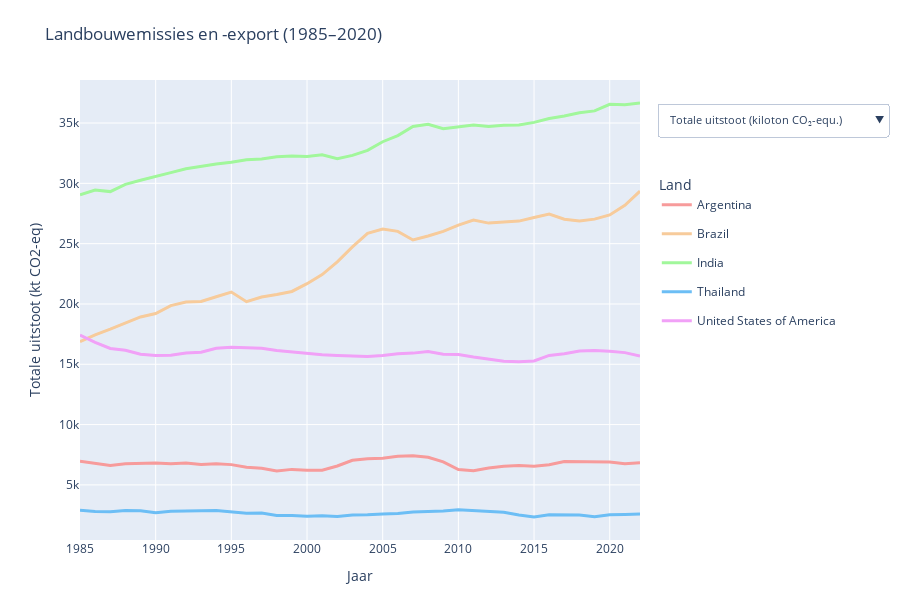

Write notebook code for a chart like this one.
### Markdown cell above
### Internationale handelsstromen beïnvloeden nationale uitstoot

Sinds de 19e eeuw hebben landen met gemakkelijk bereikbare zee- of rivierhavens een structureel transportvoordeel. Die geografische ligging vormde vroege exportclusters voor graan, vlees en oliegewassen, die in veel gevallen nog altijd dominant zijn. Daardoor gaan we ervan uit dat zulke “logistiek gunstige” landen tegenwoordig zowel grote landbouwexportvolumes als een hogere landbouw-CO₂-uitstoot per inwoner laten zien.

De reden is eenvoudig: alle broeikasgassen die vrijkomen tijdens de teelt en verwerking worden in het producentenland geboekt, ook wanneer het voedsel naar het buitenland gaat. Een hoge uitstoot per inwoner weerspiegelt dus niet noodzakelijkerwijs wat de lokale bevolking eet, maar eerder hoeveel zij voor de wereldmarkt produceert. Met andere woorden, intensieve export verlegt de emissielast naar de exporteur, terwijl de consumptie elders plaatsvindt.

Dus hoe groter de landbouwexport per inwoner, des te hoger de landbouwgerelateerde CO₂-uitstoot per inwoner.

### Code cell
import pandas as pd
import plotly.graph_objects as go
import plotly.io as pio
pio.renderers.default = "vscode"

# ───────────────────────────────────────────────────────────────
# 1. DATA INLEZEN
# ───────────────────────────────────────────────────────────────
emissions_animal = pd.read_csv("datasets/FAOSTAT_data_emissions_animal_6-23-2025.csv")
emissions_crops  = pd.read_csv("datasets/FAOSTAT_data_emissions_crops_6-23-2025-2.csv")
export_matrix    = pd.read_csv("datasets/matrix_export.csv")
population       = pd.read_csv("datasets/Population_E_All_Data_(Normalized).csv")

# ───────────────────────────────────────────────────────────────
# 2. GEGEVENS OPSCHONEN & SAMENVOEGEN
# ───────────────────────────────────────────────────────────────
population_clean = (
    population[
        (population["Element"] == "Total Population - Both sexes") &
        (population["Area"].isin([
            "Argentina", "Brazil", "India", "Thailand",
            "Netherlands", "United States of America"
        ]))
    ][["Area", "Year", "Value"]]
    .rename(columns={"Value": "Population (1000s)"})
)
population_clean["Year"] = population_clean["Year"].astype(int)

animal = emissions_animal[
    emissions_animal["Area"].isin([
        "Argentina", "Brazil", "India", "Thailand",
        "Netherlands", "United States of America"
    ]) &
    emissions_animal["Element"].str.contains("Emissions")
]

crops = emissions_crops[
    emissions_crops["Area"].isin([
        "Argentina", "Brazil", "India", "Thailand",
        "Netherlands", "United States of America"
    ]) &
    emissions_crops["Element"].str.contains("Emissions")
]

emissions_all = pd.concat([animal, crops])
emissions_all["Year"] = emissions_all["Year"].astype(int)
emissions_all = (
    emissions_all
    .groupby(["Area", "Year"])["Value"]
    .sum()
    .reset_index()
    .rename(columns={"Value": "Total Emissions (kt CO2eq)"})
)

export_volume = (
    export_matrix[
        (export_matrix["Element"] == "Export quantity") &
        (export_matrix["Reporter Countries"].isin([
            "Argentina", "Brazil", "India", "Thailand",
            "Netherlands", "United States of America"
        ]))
    ][["Reporter Countries", "Year", "Value"]]
    .groupby(["Reporter Countries", "Year"])
    .sum()
    .reset_index()
    .rename(columns={
        "Reporter Countries": "Area",
        "Value": "Total Export Volume (tonnes)"
    })
)
export_volume["Year"] = export_volume["Year"].astype(int)

df = (
    emissions_all
    .merge(population_clean, on=["Area", "Year"], how="left")
    .merge(export_volume,  on=["Area", "Year"], how="left")
)
df = df[df["Year"] >= 1985]

df["Emissions per Capita (tonnes CO2eq)"] = (
    df["Total Emissions (kt CO2eq)"] * 1_000
) / (df["Population (1000s)"] * 1_000)
df["Export per Capita (tonnes)"] = (
    df["Total Export Volume (tonnes)"]
) / (df["Population (1000s)"] * 1_000)
df["Emissions per Export Tonne (kg CO2eq/tonne)"] = (
    df["Total Emissions (kt CO2eq)"] * 1_000_000
) / df["Total Export Volume (tonnes)"]

metrics = {
    "Total Emissions (kt CO2eq)":               "Total Emissions (kt CO2eq)",
    "Emissions per Capita (tonnes CO2eq)":      "Emissions per Capita (tonnes CO2eq)",
    "Total Export Volume (tonnes)":             "Total Export Volume (tonnes)",
    "Export per Capita (tonnes)":               "Export per Capita (tonnes)",
    "Emissions per Export Tonne (kg CO2eq/tonne)":
        "Emissions per Export Tonne (kg CO2eq/tonne)"
}

# ───────────────────────────────────────────────────────────────
# 3. STIJLDEFINITIE – handmatig per land
# ───────────────────────────────────────────────────────────────
line_styles = {
    "Argentina": {
        "color": "#F79B9B",
        "dash":  "solid",
        "width": 3
    },
    "Brazil": {
        "color": "#F7CB9B",
        "dash":  "solid",
        "width": 3
    },
    "India": {
        "color": "#A1F79B",
        "dash":  "solid",
        "width": 3
    },
    "Thailand": {
        "color": "#6CBEF5",
        "dash":  "solid",
        "width": 3
    },
    "Netherlands": {
        "color": "#A39BF7",
        "dash":  "solid",
        "width": 3
    },
    "United States of America": {
        "color": "#F1A1F7",
        "dash":  "solid",
        "width": 3
    }
}

# ───────────────────────────────────────────────────────────────
# 4. FIGUUR MAKEN – met eigen stijlen
# ───────────────────────────────────────────────────────────────
fig = go.Figure()

for metric_idx, (metric_name, col) in enumerate(metrics.items()):
    for country in df["Area"].unique():
        subset  = df[df["Area"] == country]
        visible = (metric_idx == 0)

        style   = line_styles.get(country, {})
        fig.add_trace(
            go.Scatter(
                x=subset["Year"],
                y=subset[col],
                mode="lines",
                name=country,
                visible=visible,
                legendgroup=country,
                showlegend=True,
                line=dict(
                    color=style.get("color", None),
                    dash=style.get("dash",  "solid"),
                    width=style.get("width", 2)
                )
            )
        )

n_countries      = len(df["Area"].unique())
dropdown_buttons = []

for i, (metric_name, _) in enumerate(metrics.items()):
    visibility = [False] * len(metrics) * n_countries
    for j in range(n_countries):
        visibility[i * n_countries + j] = True
    dropdown_buttons.append(
        dict(
            label=metric_name,
            method="update",
            args=[
                {"visible": visibility},
                {"yaxis": {"title": metric_name}}
            ]
        )
    )

fig.update_layout(
    updatemenus=[{
        "buttons":       dropdown_buttons,
        "direction":     "down",
        "showactive":    True,
        "x":             1.03,
        "xanchor":       "left",
        "y":             0.95,
        "yanchor":       "top",
        "pad":           {"r": 0, "t": 0},
        "font":          {"size": 11},
        "bgcolor":       "white"
    }],
    title="Agricultural Emissions & Exports (1985–2020)",
    xaxis_title="Year",
    yaxis_title="Total Emissions (kt CO2eq)",
    legend_title="Country",
    legend=dict(
        x=1.03,
        xanchor="left",
        y=0.8,
        yanchor="top"
    ),
    margin=dict(r=160, l=80, t=80, b=60),
    height=600,
    width=900
)

# ───────────────────────────────────────────────────────────────
# 5. INTERFACE NAAR HET NEDERLANDS
# ───────────────────────────────────────────────────────────────

vertaling = {
    "Total Emissions (kt CO2eq)":               "Totale uitstoot (kiloton CO₂-equ.)",
    "Emissions per Capita (tonnes CO2eq)":      "Uitstoot per inwoner (ton CO₂-equ.)",
    "Total Export Volume (tonnes)":             "Totaal exportvolume (ton)",
    "Export per Capita (tonnes)":               "Export per inwoner (ton)",
    "Emissions per Export Tonne (kg CO2eq/tonne)":
        "Uitstoot per ton export (kg CO₂-equ.)"
}

for btn in fig.layout.updatemenus[0].buttons:
    eng = btn.label
    if eng in vertaling:
        dut = vertaling[eng]
        btn.label                     = dut
        btn.args[1]["yaxis"]["title"] = dut

fig.update_layout(
    title="Landbouwemissies en -export (1985–2020)",
    xaxis_title="Jaar",
    yaxis_title="Totale uitstoot (kt CO2-eq)",
    legend_title="Land"
)

# ───────────────────────────────────────────────────────────────
# 6. VISUALISATIE TONEN
# ───────────────────────────────────────────────────────────────
fig.show()

### Figure 1 — Plotly figure (JSON) as saved in the notebook; plotly's stock layout.template omitted (floating-point values rounded to 4 significant figures)
{"data": [{"legendgroup": "Argentina", "line": {"color": "#F79B9B", "dash": "solid", "width": 3}, "mode": "lines", "name": "Argentina", "showlegend": true, "type": "scatter", "visible": true, "x": [1985, 1986, 1987, 1988, 1989, 1990, 1991, 1992, 1993, 1994, 1995, 1996, 1997, 1998, 1999, 2000, 2001, 2002, 2003, 2004, 2005, 2006, 2007, 2008, 2009, 2010, 2011, 2012, 2013, 2014, 2015, 2016, 2017, 2018, 2019, 2020, 2021, 2022], "y": [6969.0, 6803.0, 6609.0, 6752.0, 6797.0, 6822.0, 6745.0, 6810.0, 6697.0, 6748.0, 6680.0, 6456.0, 6374.0, 6143.0, 6286.0, 6214.0, 6224.0, 6569.0, 7038.0, 7176.0, 7208.0, 7367.0, 7423.0, 7293.0, 6911.0, 6275.0, 6181.0, 6400.0, 6535.0, 6609.0, 6550.0, 6673.0, 6931.0, 6917.0, 6951.0, 6888.0, 6749.0, 6833.0]}, {"legendgroup": "Brazil", "line": {"color": "#F7CB9B", "dash": "solid", "width": 3}, "mode": "lines", "name": "Brazil", "showlegend": true, "type": "scatter", "visible": true, "x": [1985, 1986, 1987, 1988, 1989, 1990, 1991, 1992, 1993, 1994, 1995, 1996, 1997, 1998, 1999, 2000, 2001, 2002, 2003, 2004, 2005, 2006, 2007, 2008, 2009, 2010, 2011, 2012, 2013, 2014, 2015, 2016, 2017, 2018, 2019, 2020, 2021, 2022], "y": [16870.0, 17440.0, 17910.0, 18390.0, 18920.0, 19210.0, 19860.0, 20170.0, 20200.0, 20600.0, 20990.0, 20190.0, 20580.0, 20790.0, 21040.0, 21680.0, 22430.0, 23500.0, 24730.0, 25850.0, 26210.0, 26020.0, 25300.0, 25630.0, 26010.0, 26530.0, 26950.0, 26700.0, 26770.0, 26870.0, 27170.0, 27450.0, 27020.0, 26880.0, 27030.0, 27380.0, 28180.0, 29360.0]}, {"legendgroup": "India", "line": {"color": "#A1F79B", "dash": "solid", "width": 3}, "mode": "lines", "name": "India", "showlegend": true, "type": "scatter", "visible": true, "x": [1985, 1986, 1987, 1988, 1989, 1990, 1991, 1992, 1993, 1994, 1995, 1996, 1997, 1998, 1999, 2000, 2001, 2002, 2003, 2004, 2005, 2006, 2007, 2008, 2009, 2010, 2011, 2012, 2013, 2014, 2015, 2016, 2017, 2018, 2019, 2020, 2021, 2022], "y": [29040.0, 29440.0, 29320.0, 29920.0, 30250.0, 30590.0, 30890.0, 31200.0, 31410.0, 31600.0, 31740.0, 31960.0, 32030.0, 32200.0, 32270.0, 32220.0, 32360.0, 32030.0, 32320.0, 32740.0, 33450.0, 33960.0, 34710.0, 34900.0, 34530.0, 34690.0, 34840.0, 34710.0, 34830.0, 34840.0, 35050.0, 35380.0, 35590.0, 35860.0, 36010.0, 36560.0, 36520.0, 36660.0]}, {"legendgroup": "Thailand", "line": {"color": "#6CBEF5", "dash": "solid", "width": 3}, "mode": "lines", "name": "Thailand", "showlegend": true, "type": "scatter", "visible": true, "x": [1985, 1986, 1987, 1988, 1989, 1990, 1991, 1992, 1993, 1994, 1995, 1996, 1997, 1998, 1999, 2000, 2001, 2002, 2003, 2004, 2005, 2006, 2007, 2008, 2009, 2010, 2011, 2012, 2013, 2014, 2015, 2016, 2017, 2018, 2019, 2020, 2021, 2022], "y": [2893.0, 2795.0, 2765.0, 2873.0, 2861.0, 2684.0, 2805.0, 2856.0, 2865.0, 2875.0, 2746.0, 2655.0, 2660.0, 2468.0, 2455.0, 2408.0, 2433.0, 2389.0, 2510.0, 2517.0, 2593.0, 2626.0, 2759.0, 2770.0, 2833.0, 2934.0, 2877.0, 2829.0, 2728.0, 2506.0, 2338.0, 2515.0, 2515.0, 2503.0, 2350.0, 2529.0, 2551.0, 2587.0]}, {"legendgroup": "United States of America", "line": {"color": "#F1A1F7", "dash": "solid", "width": 3}, "mode": "lines", "name": "United States of America", "showlegend": true, "type": "scatter", "visible": true, "x": [1985, 1986, 1987, 1988, 1989, 1990, 1991, 1992, 1993, 1994, 1995, 1996, 1997, 1998, 1999, 2000, 2001, 2002, 2003, 2004, 2005, 2006, 2007, 2008, 2009, 2010, 2011, 2012, 2013, 2014, 2015, 2016, 2017, 2018, 2019, 2020, 2021, 2022], "y": [17420.0, 16820.0, 16310.0, 16170.0, 15830.0, 15720.0, 15750.0, 15930.0, 16000.0, 16320.0, 16410.0, 16400.0, 16320.0, 16130.0, 16020.0, 15860.0, 15800.0, 15740.0, 15690.0, 15640.0, 15730.0, 15880.0, 15920.0, 16060.0, 15830.0, 15810.0, 15600.0, 15420.0, 15240.0, 15220.0, 15270.0, 15740.0, 15870.0, 16090.0, 16140.0, 16080.0, 15970.0, 15690.0]}, {"legendgroup": "Argentina", "line": {"color": "#F79B9B", "dash": "solid", "width": 3}, "mode": "lines", "name": "Argentina", "showlegend": true, "type": "scatter", "visible": false, "x": [1985, 1986, 1987, 1988, 1989, 1990, 1991, 1992, 1993, 1994, 1995, 1996, 1997, 1998, 1999, 2000, 2001, 2002, 2003, 2004, 2005, 2006, 2007, 2008, 2009, 2010, 2011, 2012, 2013, 2014, 2015, 2016, 2017, 2018, 2019, 2020, 2021, 2022], "y": [0.2297, 0.2208, 0.2112, 0.2124, 0.2106, 0.2083, 0.203, 0.2021, 0.1961, 0.195, 0.1905, 0.1818, 0.1773, 0.1689, 0.1708, 0.167, 0.1654, 0.1727, 0.1832, 0.1849, 0.1838, 0.1859, 0.1855, 0.1804, 0.1692, 0.152, 0.1481, 0.1518, 0.1535, 0.1536, 0.1506, 0.152, 0.1565, 0.1549, 0.1546, 0.1524, 0.1489, 0.1505]}, {"legendgroup": "Brazil", "line": {"color": "#F7CB9B", "dash": "solid", "width": 3}, "mode": "lines", "name": "Brazil", "showlegend": true, "type": "scatter", "visible": false, "x": [1985, 1986, 1987, 1988, 1989, 1990, 1991, 1992, 1993, 1994, 1995, 1996, 1997, 1998, 1999, 2000, 2001, 2002, 2003, 2004, 2005, 2006, 2007, 2008, 2009, 2010, 2011, 2012, 2013, 2014, 2015, 2016, 2017, 2018, 2019, 2020, 2021, 2022], "y": [0.1245, 0.126, 0.1269, 0.1279, 0.1292, 0.1288, 0.1309, 0.1307, 0.1289, 0.1294, 0.1298, 0.123, 0.1235, 0.1229, 0.1226, 0.1246, 0.1272, 0.1316, 0.1369, 0.1415, 0.1419, 0.1394, 0.1342, 0.1346, 0.1354, 0.137, 0.138, 0.1356, 0.1349, 0.1343, 0.1347, 0.1351, 0.132, 0.1304, 0.1303, 0.1312, 0.1345, 0.1396]}, {"legendgroup": "India", "line": {"color": "#A1F79B", "dash": "solid", "width": 3}, "mode": "lines", "name": "India", "showlegend": true, "type": "scatter", "visible": false, "x": [1985, 1986, 1987, 1988, 1989, 1990, 1991, 1992, 1993, 1994, 1995, 1996, 1997, 1998, 1999, 2000, 2001, 2002, 2003, 2004, 2005, 2006, 2007, 2008, 2009, 2010, 2011, 2012, 2013, 2014, 2015, 2016, 2017, 2018, 2019, 2020, 2021, 2022], "y": [0.03759, 0.03723, 0.03624, 0.03616, 0.03576, 0.03537, 0.03495, 0.03456, 0.03406, 0.03357, 0.03305, 0.03262, 0.03206, 0.03161, 0.03108, 0.03046, 0.03002, 0.02919, 0.02894, 0.02882, 0.02897, 0.02895, 0.02915, 0.02889, 0.02818, 0.02789, 0.02763, 0.02715, 0.02688, 0.02655, 0.0264, 0.02632, 0.02617, 0.02608, 0.02592, 0.02606, 0.02582, 0.02572]}, {"legendgroup": "Thailand", "line": {"color": "#6CBEF5", "dash": "solid", "width": 3}, "mode": "lines", "name": "Thailand", "showlegend": true, "type": "scatter", "visible": false, "x": [1985, 1986, 1987, 1988, 1989, 1990, 1991, 1992, 1993, 1994, 1995, 1996, 1997, 1998, 1999, 2000, 2001, 2002, 2003, 2004, 2005, 2006, 2007, 2008, 2009, 2010, 2011, 2012, 2013, 2014, 2015, 2016, 2017, 2018, 2019, 2020, 2021, 2022], "y": [0.05754, 0.05461, 0.0531, 0.05423, 0.05313, 0.04903, 0.05041, 0.05053, 0.04991, 0.04934, 0.04647, 0.0443, 0.04381, 0.04012, 0.0394, 0.03822, 0.03822, 0.03717, 0.0387, 0.03846, 0.03928, 0.03945, 0.04111, 0.04097, 0.04159, 0.04279, 0.04169, 0.04074, 0.03906, 0.0357, 0.03314, 0.0355, 0.03535, 0.03506, 0.03286, 0.03531, 0.03556, 0.03606]}, {"legendgroup": "United States of America", "line": {"color": "#F1A1F7", "dash": "solid", "width": 3}, "mode": "lines", "name": "United States of America", "showlegend": true, "type": "scatter", "visible": false, "x": [1985, 1986, 1987, 1988, 1989, 1990, 1991, 1992, 1993, 1994, 1995, 1996, 1997, 1998, 1999, 2000, 2001, 2002, 2003, 2004, 2005, 2006, 2007, 2008, 2009, 2010, 2011, 2012, 2013, 2014, 2015, 2016, 2017, 2018, 2019, 2020, 2021, 2022], "y": [0.07208, 0.06896, 0.06625, 0.06508, 0.06315, 0.06204, 0.06142, 0.06136, 0.06094, 0.06148, 0.0612, 0.06055, 0.0597, 0.05843, 0.05747, 0.05636, 0.05557, 0.05482, 0.05413, 0.0534, 0.05319, 0.05316, 0.05276, 0.05267, 0.05138, 0.05084, 0.04965, 0.04862, 0.04762, 0.04709, 0.04683, 0.04781, 0.04778, 0.04803, 0.04779, 0.04737, 0.04693, 0.04595]}, {"legendgroup": "Argentina", "line": {"color": "#F79B9B", "dash": "solid", "width": 3}, "mode": "lines", "name": "Argentina", "showlegend": true, "type": "scatter", "visible": false, "x": [1985, 1986, 1987, 1988, 1989, 1990, 1991, 1992, 1993, 1994, 1995, 1996, 1997, 1998, 1999, 2000, 2001, 2002, 2003, 2004, 2005, 2006, 2007, 2008, 2009, 2010, 2011, 2012, 2013, 2014, 2015, 2016, 2017, 2018, 2019, 2020, 2021, 2022], "y": [NaN, 10570000.0, 9075000.0, 8923000.0, 7373000.0, 10370000.0, 11060000.0, 13650000.0, 11640000.0, 10710000.0, 15220000.0, 11700000.0, 22300000.0, 25250000.0, NaN, 24010000.0, 23270000.0, 20000000.0, 19490000.0, 20570000.0, 27010000.0, 22180000.0, 26420000.0, 26210000.0, 15640000.0, 23100000.0, 26370000.0, 31230000.0, 24050000.0, 19150000.0, 22400000.0, 36500000.0, 38540000.0, 36320000.0, 48280000.0, 48910000.0, 47340000.0, 50430000.0]}, {"legendgroup": "Brazil", "line": {"color": "#F7CB9B", "dash": "solid", "width": 3}, "mode": "lines", "name": "Brazil", "showlegend": true, "type": "scatter", "visible": false, "x": [1985, 1986, 1987, 1988, 1989, 1990, 1991, 1992, 1993, 1994, 1995, 1996, 1997, 1998, 1999, 2000, 2001, 2002, 2003, 2004, 2005, 2006, 2007, 2008, 2009, 2010, 2011, 2012, 2013, 2014, 2015, 2016, 2017, 2018, 2019, 2020, 2021, 2022], "y": [NaN, 339500.0, 295700.0, 330900.0, 324400.0, 342000.0, 418100.0, 514700.0, 650800.0, 573500.0, 483800.0, 1009000.0, 847500.0, 807800.0, 1061000.0, 1174000.0, 7193000.0, 4907000.0, 6105000.0, 9498000.0, 4767000.0, 7876000.0, 14790000.0, 11320000.0, 12500000.0, 16390000.0, 16740000.0, 27040000.0, 32320000.0, 25490000.0, 35710000.0, 27540000.0, 34870000.0, 28800000.0, 48570000.0, 40620000.0, 27460000.0, 52530000.0]}, {"legendgroup": "India", "line": {"color": "#A1F79B", "dash": "solid", "width": 3}, "mode": "lines", "name": "India", "showlegend": true, "type": "scatter", "visible": false, "x": [1985, 1986, 1987, 1988, 1989, 1990, 1991, 1992, 1993, 1994, 1995, 1996, 1997, 1998, 1999, 2000, 2001, 2002, 2003, 2004, 2005, 2006, 2007, 2008, 2009, 2010, 2011, 2012, 2013, 2014, 2015, 2016, 2017, 2018, 2019, 2020, 2021, 2022], "y": [NaN, 503900.0, 654500.0, 398100.0, 471700.0, 698000.0, 1360000.0, 642900.0, 1045000.0, 1071000.0, 5559000.0, 3613000.0, 2658000.0, 4991000.0, 2119000.0, 2698000.0, 5119000.0, 8888000.0, 8265000.0, 8031000.0, 5496000.0, 5578000.0, 9460000.0, 6630000.0, 5122000.0, 5268000.0, 10440000.0, 19230000.0, 22610000.0, 18750000.0, 12200000.0, 10880000.0, 12340000.0, 12170000.0, 10820000.0, 16900000.0, 27770000.0, 29530000.0]}, {"legendgroup": "Thailand", "line": {"color": "#6CBEF5", "dash": "solid", "width": 3}, "mode": "lines", "name": "Thailand", "showlegend": true, "type": "scatter", "visible": false, "x": [1985, 1986, 1987, 1988, 1989, 1990, 1991, 1992, 1993, 1994, 1995, 1996, 1997, 1998, 1999, 2000, 2001, 2002, 2003, 2004, 2005, 2006, 2007, 2008, 2009, 2010, 2011, 2012, 2013, 2014, 2015, 2016, 2017, 2018, 2019, 2020, 2021, 2022], "y": [NaN, 7393000.0, 5632000.0, 5893000.0, 7156000.0, 4821000.0, 4964000.0, 4549000.0, 4711000.0, 4556000.0, 5772000.0, 4931000.0, 4927000.0, 6097000.0, 6088000.0, 5575000.0, 7268000.0, 6549000.0, 6547000.0, 9631000.0, 6182000.0, 6392000.0, 7909000.0, 9465000.0, 8049000.0, 8173000.0, 9753000.0, 6083000.0, 6700000.0, 10570000.0, 9001000.0, 9352000.0, 10960000.0, 10460000.0, 7318000.0, 5433000.0, 5950000.0, 7345000.0]}, {"legendgroup": "United States of America", "line": {"color": "#F1A1F7", "dash": "solid", "width": 3}, "mode": "lines", "name": "United States of America", "showlegend": true, "type": "scatter", "visible": false, "x": [1985, 1986, 1987, 1988, 1989, 1990, 1991, 1992, 1993, 1994, 1995, 1996, 1997, 1998, 1999, 2000, 2001, 2002, 2003, 2004, 2005, 2006, 2007, 2008, 2009, 2010, 2011, 2012, 2013, 2014, 2015, 2016, 2017, 2018, 2019, 2020, 2021, 2022], "y": [NaN, 53350000.0, 73510000.0, 88180000.0, 93540000.0, 80830000.0, 76890000.0, 74410000.0, 77850000.0, 69320000.0, 95320000.0, 86230000.0, 72860000.0, 73540000.0, 84540000.0, 81300000.0, 79400000.0, 77790000.0, 74670000.0, 85610000.0, 78980000.0, 87730000.0, 96290000.0, 92750000.0, 78070000.0, 86650000.0, 87510000.0, 66730000.0, 66900000.0, 84700000.0, 74920000.0, 89180000.0, 90000000.0, 101900000.0, 78350000.0, 87980000.0, 104000000.0, 88920000.0]}, {"legendgroup": "Argentina", "line": {"color": "#F79B9B", "dash": "solid", "width": 3}, "mode": "lines", "name": "Argentina", "showlegend": true, "type": "scatter", "visible": false, "x": [1985, 1986, 1987, 1988, 1989, 1990, 1991, 1992, 1993, 1994, 1995, 1996, 1997, 1998, 1999, 2000, 2001, 2002, 2003, 2004, 2005, 2006, 2007, 2008, 2009, 2010, 2011, 2012, 2013, 2014, 2015, 2016, 2017, 2018, 2019, 2020, 2021, 2022], "y": [NaN, 0.343, 0.29, 0.2808, 0.2285, 0.3167, 0.3329, 0.4052, 0.3409, 0.3093, 0.4341, 0.3295, 0.6203, 0.6943, NaN, 0.6452, 0.6185, 0.526, 0.5072, 0.53, 0.6889, 0.5598, 0.6602, 0.6483, 0.3829, 0.5596, 0.6319, 0.7407, 0.5647, 0.4452, 0.5153, 0.8315, 0.8701, 0.8134, 1.074, 1.082, 1.045, 1.111]}, {"legendgroup": "Brazil", "line": {"color": "#F7CB9B", "dash": "solid", "width": 3}, "mode": "lines", "name": "Brazil", "showlegend": true, "type": "scatter", "visible": false, "x": [1985, 1986, 1987, 1988, 1989, 1990, 1991, 1992, 1993, 1994, 1995, 1996, 1997, 1998, 1999, 2000, 2001, 2002, 2003, 2004, 2005, 2006, 2007, 2008, 2009, 2010, 2011, 2012, 2013, 2014, 2015, 2016, 2017, 2018, 2019, 2020, 2021, 2022], "y": [NaN, 0.002454, 0.002096, 0.0023, 0.002214, 0.002293, 0.002756, 0.003336, 0.00415, 0.003601, 0.002992, 0.006148, 0.005085, 0.004775, 0.006184, 0.006749, 0.0408, 0.02749, 0.0338, 0.05199, 0.02581, 0.04219, 0.07843, 0.05945, 0.06506, 0.08463, 0.08573, 0.1373, 0.1628, 0.1274, 0.1771, 0.1355, 0.1703, 0.1397, 0.2341, 0.1947, 0.1311, 0.2498]}, {"legendgroup": "India", "line": {"color": "#A1F79B", "dash": "solid", "width": 3}, "mode": "lines", "name": "India", "showlegend": true, "type": "scatter", "visible": false, "x": [1985, 1986, 1987, 1988, 1989, 1990, 1991, 1992, 1993, 1994, 1995, 1996, 1997, 1998, 1999, 2000, 2001, 2002, 2003, 2004, 2005, 2006, 2007, 2008, 2009, 2010, 2011, 2012, 2013, 2014, 2015, 2016, 2017, 2018, 2019, 2020, 2021, 2022], "y": [NaN, 0.0006372, 0.0008091, 0.0004812, 0.0005576, 0.000807, 0.001539, 0.000712, 0.001134, 0.001138, 0.005789, 0.003688, 0.00266, 0.004899, 0.002041, 0.00255, 0.004749, 0.008098, 0.007401, 0.00707, 0.00476, 0.004756, 0.007945, 0.005489, 0.004179, 0.004236, 0.008281, 0.01504, 0.01745, 0.01429, 0.009185, 0.008093, 0.009073, 0.008854, 0.007787, 0.01205, 0.01964, 0.02072]}, {"legendgroup": "Thailand", "line": {"color": "#6CBEF5", "dash": "solid", "width": 3}, "mode": "lines", "name": "Thailand", "showlegend": true, "type": "scatter", "visible": false, "x": [1985, 1986, 1987, 1988, 1989, 1990, 1991, 1992, 1993, 1994, 1995, 1996, 1997, 1998, 1999, 2000, 2001, 2002, 2003, 2004, 2005, 2006, 2007, 2008, 2009, 2010, 2011, 2012, 2013, 2014, 2015, 2016, 2017, 2018, 2019, 2020, 2021, 2022], "y": [NaN, 0.1445, 0.1082, 0.1113, 0.1329, 0.08807, 0.08922, 0.08048, 0.08207, 0.0782, 0.09767, 0.08229, 0.08113, 0.09911, 0.09772, 0.08848, 0.1142, 0.1019, 0.1009, 0.1471, 0.09364, 0.09602, 0.1179, 0.14, 0.1182, 0.1192, 0.1413, 0.08761, 0.09592, 0.1505, 0.1276, 0.132, 0.154, 0.1466, 0.1023, 0.07584, 0.08295, 0.1024]}, {"legendgroup": "United States of America", "line": {"color": "#F1A1F7", "dash": "solid", "width": 3}, "mode": "lines", "name": "United States of America", "showlegend": true, "type": "scatter", "visible": false, "x": [1985, 1986, 1987, 1988, 1989, 1990, 1991, 1992, 1993, 1994, 1995, 1996, 1997, 1998, 1999, 2000, 2001, 2002, 2003, 2004, 2005, 2006, 2007, 2008, 2009, 2010, 2011, 2012, 2013, 2014, 2015, 2016, 2017, 2018, 2019, 2020, 2021, 2022], "y": [NaN, 0.2187, 0.2986, 0.355, 0.3732, 0.319, 0.2998, 0.2866, 0.2964, 0.2611, 0.3554, 0.3184, 0.2664, 0.2663, 0.3032, 0.2888, 0.2793, 0.271, 0.2576, 0.2924, 0.2671, 0.2937, 0.319, 0.3041, 0.2534, 0.2786, 0.2786, 0.2104, 0.209, 0.2621, 0.2297, 0.2709, 0.2709, 0.3042, 0.2319, 0.2592, 0.3056, 0.2604]}, {"legendgroup": "Argentina", "line": {"color": "#F79B9B", "dash": "solid", "width": 3}, "mode": "lines", "name": "Argentina", "showlegend": true, "type": "scatter", "visible": false, "x": [1985, 1986, 1987, 1988, 1989, 1990, 1991, 1992, 1993, 1994, 1995, 1996, 1997, 1998, 1999, 2000, 2001, 2002, 2003, 2004, 2005, 2006, 2007, 2008, 2009, 2010, 2011, 2012, 2013, 2014, 2015, 2016, 2017, 2018, 2019, 2020, 2021, 2022], "y": [NaN, 643.7, 728.3, 756.7, 921.9, 657.6, 609.8, 498.8, 575.3, 630.4, 438.8, 551.7, 285.8, 243.3, NaN, 258.8, 267.5, 328.4, 361.1, 348.8, 266.8, 332.1, 281.0, 278.3, 441.8, 271.6, 234.4, 204.9, 271.8, 345.1, 292.3, 182.8, 179.9, 190.4, 144.0, 140.8, 142.6, 135.5]}, {"legendgroup": "Brazil", "line": {"color": "#F7CB9B", "dash": "solid", "width": 3}, "mode": "lines", "name": "Brazil", "showlegend": true, "type": "scatter", "visible": false, "x": [1985, 1986, 1987, 1988, 1989, 1990, 1991, 1992, 1993, 1994, 1995, 1996, 1997, 1998, 1999, 2000, 2001, 2002, 2003, 2004, 2005, 2006, 2007, 2008, 2009, 2010, 2011, 2012, 2013, 2014, 2015, 2016, 2017, 2018, 2019, 2020, 2021, 2022], "y": [NaN, 51360.0, 60560.0, 55580.0, 58330.0, 56170.0, 47500.0, 39190.0, 31050.0, 35920.0, 43380.0, 20000.0, 24280.0, 25740.0, 19820.0, 18460.0, 3119.0, 4789.0, 4050.0, 2722.0, 5498.0, 3304.0, 1711.0, 2265.0, 2081.0, 1619.0, 1610.0, 987.6, 828.4, 1054.0, 760.7, 996.9, 775.0, 933.2, 556.6, 674.1, 1026.0, 558.9]}, {"legendgroup": "India", "line": {"color": "#A1F79B", "dash": "solid", "width": 3}, "mode": "lines", "name": "India", "showlegend": true, "type": "scatter", "visible": false, "x": [1985, 1986, 1987, 1988, 1989, 1990, 1991, 1992, 1993, 1994, 1995, 1996, 1997, 1998, 1999, 2000, 2001, 2002, 2003, 2004, 2005, 2006, 2007, 2008, 2009, 2010, 2011, 2012, 2013, 2014, 2015, 2016, 2017, 2018, 2019, 2020, 2021, 2022], "y": [NaN, 58430.0, 44790.0, 75150.0, 64130.0, 43830.0, 22710.0, 48540.0, 30040.0, 29510.0, 5710.0, 8846.0, 12050.0, 6452.0, 15230.0, 11940.0, 6322.0, 3604.0, 3910.0, 4076.0, 6087.0, 6088.0, 3669.0, 5264.0, 6742.0, 6584.0, 3336.0, 1805.0, 1540.0, 1858.0, 2874.0, 3253.0, 2885.0, 2946.0, 3329.0, 2164.0, 1315.0, 1242.0]}, {"legendgroup": "Thailand", "line": {"color": "#6CBEF5", "dash": "solid", "width": 3}, "mode": "lines", "name": "Thailand", "showlegend": true, "type": "scatter", "visible": false, "x": [1985, 1986, 1987, 1988, 1989, 1990, 1991, 1992, 1993, 1994, 1995, 1996, 1997, 1998, 1999, 2000, 2001, 2002, 2003, 2004, 2005, 2006, 2007, 2008, 2009, 2010, 2011, 2012, 2013, 2014, 2015, 2016, 2017, 2018, 2019, 2020, 2021, 2022], "y": [NaN, 378.0, 491.0, 487.5, 399.8, 556.8, 565.0, 627.9, 608.1, 630.9, 475.8, 538.4, 540.0, 404.8, 403.2, 432.0, 334.7, 364.7, 383.4, 261.4, 419.5, 410.8, 348.8, 292.7, 352.0, 359.0, 295.0, 465.1, 407.3, 237.2, 259.7, 269.0, 229.5, 239.2, 321.2, 465.5, 428.7, 352.2]}, {"legendgroup": "United States of America", "line": {"color": "#F1A1F7", "dash": "solid", "width": 3}, "mode": "lines", "name": "United States of America", "showlegend": true, "type": "scatter", "visible": false, "x": [1985, 1986, 1987, 1988, 1989, 1990, 1991, 1992, 1993, 1994, 1995, 1996, 1997, 1998, 1999, 2000, 2001, 2002, 2003, 2004, 2005, 2006, 2007, 2008, 2009, 2010, 2011, 2012, 2013, 2014, 2015, 2016, 2017, 2018, 2019, 2020, 2021, 2022], "y": [NaN, 315.4, 221.9, 183.3, 169.2, 194.5, 204.9, 214.1, 205.6, 235.5, 172.2, 190.2, 224.0, 219.4, 189.5, 195.1, 199.0, 202.3, 210.2, 182.6, 199.2, 181.0, 165.4, 173.2, 202.7, 182.5, 178.2, 231.1, 227.8, 179.7, 203.8, 176.5, 176.4, 157.9, 206.0, 182.8, 153.6, 176.5]}], "layout": {"height": 600, "legend": {"title": {"text": "Land"}, "x": 1.03, "xanchor": "left", "y": 0.8, "yanchor": "top"}, "margin": {"b": 60, "l": 80, "r": 160, "t": 80}, "title": {"text": "Landbouwemissies en -export (1985–2020)"}, "updatemenus": [{"bgcolor": "white", "buttons": [{"args": [{"visible": [true, true, true, true, true, false, false, false, false, false, false, false, false, false, false, false, false, false, false, false, false, false, false, false, false]}, {"yaxis": {"title": "Totale uitstoot (kiloton CO₂-equ.)"}}], "label": "Totale uitstoot (kiloton CO₂-equ.)", "method": "update"}, {"args": [{"visible": [false, false, false, false, false, true, true, true, true, true, false, false, false, false, false, false, false, false, false, false, false, false, false, false, false]}, {"yaxis": {"title": "Uitstoot per inwoner (ton CO₂-equ.)"}}], "label": "Uitstoot per inwoner (ton CO₂-equ.)", "method": "update"}, {"args": [{"visible": [false, false, false, false, false, false, false, false, false, false, true, true, true, true, true, false, false, false, false, false, false, false, false, false, false]}, {"yaxis": {"title": "Totaal exportvolume (ton)"}}], "label": "Totaal exportvolume (ton)", "method": "update"}, {"args": [{"visible": [false, false, false, false, false, false, false, false, false, false, false, false, false, false, false, true, true, true, true, true, false, false, false, false, false]}, {"yaxis": {"title": "Export per inwoner (ton)"}}], "label": "Export per inwoner (ton)", "method": "update"}, {"args": [{"visible": [false, false, false, false, false, false, false, false, false, false, false, false, false, false, false, false, false, false, false, false, true, true, true, true, true]}, {"yaxis": {"title": "Uitstoot per ton export (kg CO₂-equ.)"}}], "label": "Uitstoot per ton export (kg CO₂-equ.)", "method": "update"}], "direction": "down", "font": {"size": 11}, "pad": {"r": 0, "t": 0}, "showactive": true, "x": 1.03, "xanchor": "left", "y": 0.95, "yanchor": "top"}], "width": 900, "xaxis": {"title": {"text": "Jaar"}}, "yaxis": {"title": {"text": "Totale uitstoot (kt CO2-eq)"}}}}
